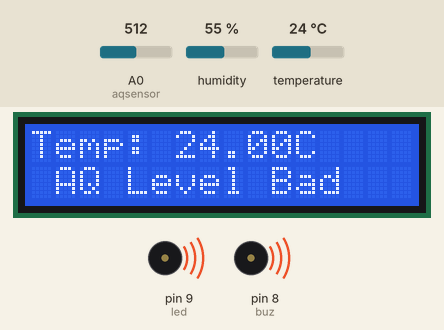
Simulated run of this sketch. Board: Arduino Uno, built with avr-gcc and run on an emulated ATmega328P. Parts: 16×2 character LCD, buzzer (waves = sounding, pin HIGH). The inputs (shaded band) are chosen by the test bench; at power-on: humidity 55 %, A0 (aqsensor) = 512, temperature 24 °C. What the sketch prints to the serial monitor is not drawn.

Above: at 1.2 s.
1.3 s: humidity set to 48 %
At 5.24 s:
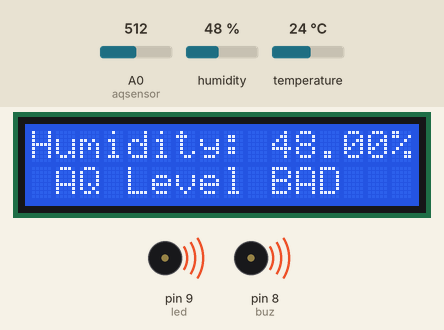
5.3 s: humidity set to 45 %
At 7.9 s:
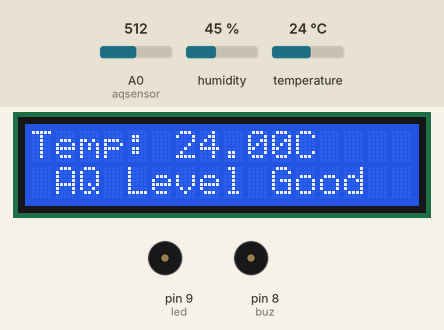
10.7 s: A0 (aqsensor) set to 390
At 13.0 s:
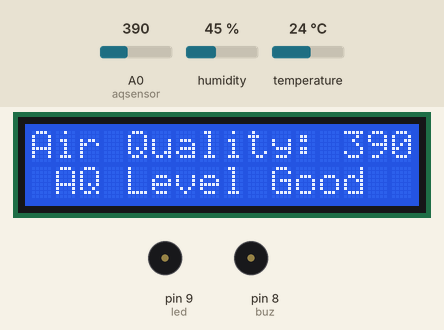
14.6 s: temperature set to 12 °C
At 17.1 s:
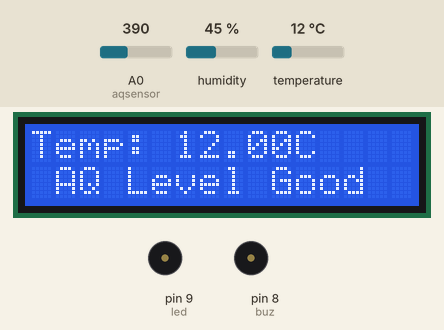
18.5 s: A0 (aqsensor) set to 410
At 22.2 s:
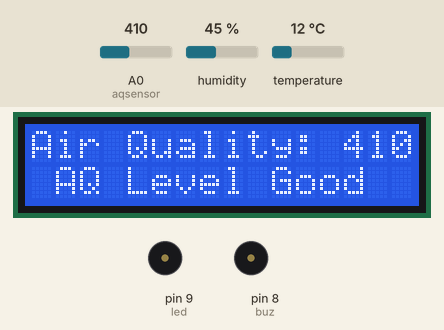
22.9 s: A0 (aqsensor) set to 511
At 25.2 s:
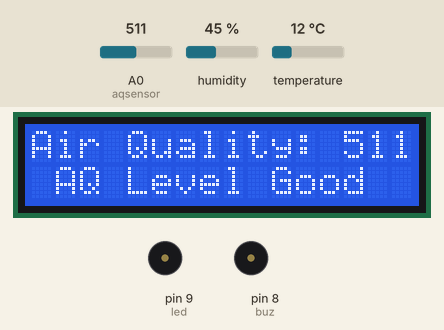
Timing chart, 0 to 26.7 s (numbered marks = the images above; inputs shaded):
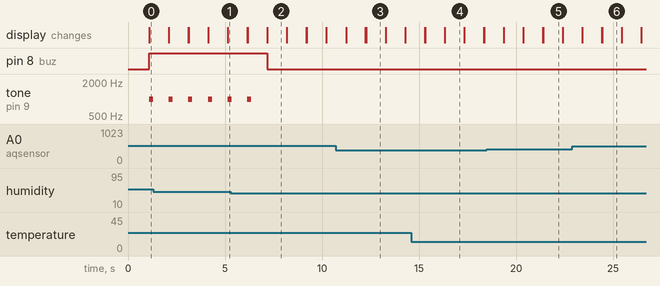

Measured:
- the behaviour switches between 47 and 46 % on humidity (found by bisection; images 1 and 2)
- after the input at 5.3 s, pin 8 (buz): HIGH → LOW after 1.9 s; tone on pin 9 (led): goes on until 6.4 s, then stays silent; the display: first differs from a run without the input after 1.9 s (image 2)
- by itself, tone on pin 9 (led): alternates 1000 Hz for 0.20 s and silent for 0.81 s
- what the display in image 2 shows lasts 1.0 s, from 7.2 s to 8.2 s

The sketch:

Air_Montioring_THG.ino
```cpp
#include <LiquidCrystal.h>      //Header file for LCD
#include <DHT.h>
#define DHTPIN 7
const int rs=12, en=11, d4=5, d5=4, d6=3, d7=2; //pins of LCD connected to Arduino
LiquidCrystal lcd(rs,en,d4,d5,d6,d7); //lcd function from LiquidCrystal

int buz = 8;  //buzzer connected to pin 8
int led = 9;  //led connected to pin 9

#define DHTTYPE    DHT11
const int aqsensor = A0;  //output of mq002 connected to A0 pin of Arduino
int threshold = 400;      //Threshold level for Air Quality

DHT dht(DHTPIN, DHTTYPE);


void setup() {

  pinMode (buz,OUTPUT);     // buzzer is connected as Output from Arduino
  pinMode (led,OUTPUT);     // led is connected as output from Arduino
  pinMode (aqsensor,INPUT); // MQ002 is connected as INPUT to arduino
  Serial.begin (9600);      //begin serial communication with baud rate of 9600

  lcd.clear();              // clear lcd
  lcd.begin (16,2);         // consider 16,2 lcd
  dht.begin();
}

void loop()
{
   float h = dht.readHumidity();
   float t = dht.readTemperature();
   Serial.print(" humidity = ");
   Serial.print(h);
   Serial.print("%  ");
   Serial.print("temperature = ");
   Serial.print(t);
   Serial.println("C  ");
   int ppm = analogRead(aqsensor);  //read MQ002 analog outputs at A0 and store it in ppm
   Serial.print("Air Quality: ");   //print message in serail monitor
   Serial.println(ppm);             //print value of ppm in serial monitor

  lcd.setCursor(0,0);              // set cursor of lcd to 1st row and 1st column
  lcd.print("Air Quality: ");      // print message on lcd
  lcd.print(ppm);                 // print value of MQ002
  delay(1000);
  lcd.clear();

   if (ppm > threshold && h>=47 || t>30)            // check is ppm is greater than threshold or not
    {
      lcd.setCursor(1,1);         //jump here if ppm is greater than threshold
      lcd.print("AQ Level Bad");
      Serial.println("AQ Level Bad");
      tone(led,1000,200);         //blink led with turn on time 1000mS, turn off time 200mS
      digitalWrite(buz,HIGH);     //Turn ON Buzzer
    }
  else
    {
      digitalWrite(led,LOW);   //jump here if ppm is not greater than threshold and turn off LED
      digitalWrite(buz,LOW);   //Turn off Buzzer
      lcd.setCursor(1,1);
      lcd.print ("AQ Level Good");
      Serial.println("AQ Level Good");
    }

  lcd.setCursor(0,0);             // set cursor of lcd to 1st row and 1st column
  lcd.print("Temp: ");            // print message on lcd
  lcd.print(t);                   // print value of Temp
  lcd.print("C");
  delay(1000);
  lcd.clear();

   if (ppm > threshold && h>=47 || t>30)            // check is ppm is greater than threshold or not
    {
      lcd.setCursor(1,1);         //jump here if ppm is greater than threshold
      lcd.print("AQ Level BAD");
      Serial.println("AQ Level Bad");
      tone(led,1000,200);         //blink led with turn on time 1000mS, turn off time 200mS
      digitalWrite(buz,HIGH);     //Turn ON Buzzer
    }
  else
    {
      digitalWrite(led,LOW);   //jump here if ppm is not greater than threshold and turn off LED
      digitalWrite(buz,LOW);   //Turn off Buzzer
      lcd.setCursor(1,1);
      lcd.print ("AQ Level Good");
      Serial.println("AQ Level Good");
    }

  lcd.setCursor(0,0);             // set cursor of lcd to 1st row and 1st column
  lcd.print("Humidity: ");        // print message on lcd
  lcd.print(h);                   // print value of Humidity
  lcd.print("%");
  delay(1000);
  lcd.clear();


  if (ppm > threshold && h>=47 || t>30)            // check is ppm is greater than threshold or not
    {
      lcd.setCursor(1,1);         //jump here if ppm is greater than threshold
      lcd.print("AQ Level BAD");
      Serial.println("AQ Level Bad");
      tone(led,1000,200);         //blink led with turn on time 1000mS, turn off time 200mS
      digitalWrite(buz,HIGH);     //Turn ON Buzzer
    }
  else
    {
      digitalWrite(led,LOW);   //jump here if ppm is not greater than threshold and turn off LED
      digitalWrite(buz,LOW);   //Turn off Buzzer
      lcd.setCursor(1,1);
      lcd.print ("AQ Level Good");
      Serial.println("AQ Level Good");
    }

}
```
